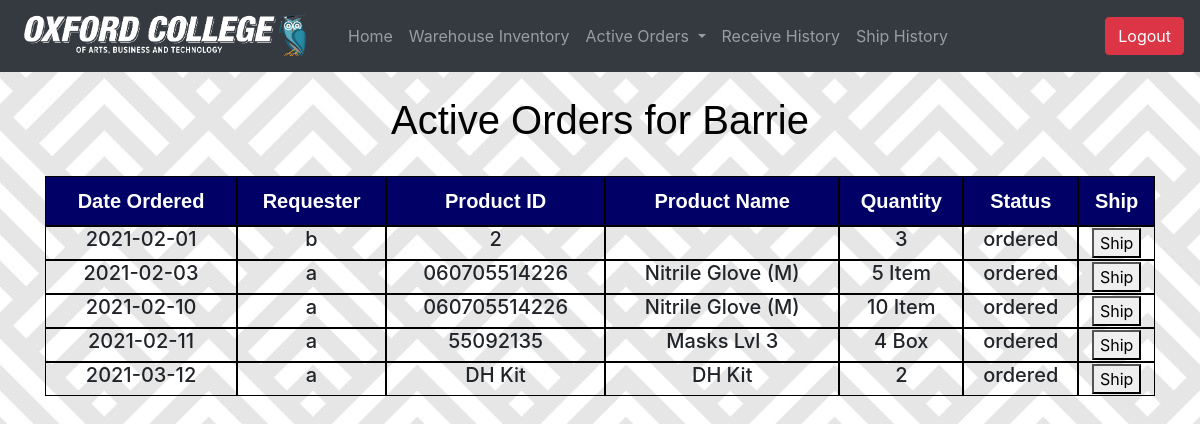
The app's page /purchasing/wm/wm_active_requests.php?campus=Barrie (signed in) with its own data.
### tables this page shows
CREATE TABLE IF NOT EXISTS `requests` (
  `id` int(11) NOT NULL AUTO_INCREMENT,
  `r_id` int(11) NOT NULL,
  `username` varchar(255) NOT NULL,
  `campus` varchar(255) NOT NULL,
  `product_id` varchar(99) NOT NULL,
  `supplier` varchar(99) NOT NULL,
  `quantity` int(11) NOT NULL,
  `unit_price` double NOT NULL,
  `status` varchar(255) NOT NULL DEFAULT 'pending',
  `time` timestamp NOT NULL DEFAULT CURRENT_TIMESTAMP,
  `update_time` timestamp NOT NULL DEFAULT CURRENT_TIMESTAMP ON UPDATE CURRENT_TIMESTAMP,
  `comments` text,
  `po_number` int(11) DEFAULT NULL,
  PRIMARY KEY (`id`)
);

### purchasing/wm/wm_active_requests.php (the view, shortened to what this page needs)
<?php
  if (isset($_SESSION['loggedin']) && $_SESSION['loggedin'] == true && $_SESSION['role'] == 'warehouse') {
    include("wm_topbar.php");
  } else {
    header("Location: C:/wamp64/www/index.php");
    exit();
  }
  $campus = $_GET['campus'];
?>
<html lang="en" dir="ltr">
  <head>
  </head>
  <body>
    <br>
    <h4 class="outside">Active Orders for <?php echo $campus; ?></h4>
    <br>
    <div class="container">
      <?php
        $query = "SELECT DATE(time), username, product_id, quantity, status, r_id FROM requests WHERE status='ordered' AND campus='$campus';";
        $result = mysqli_query($conn, $query);
        if (mysqli_num_rows($result) == 0) {
          echo "<h5>There are no active orders at this time</h5>";
        }
        else {
        ?>
        <div class="row-">
          <div class="column- header">
            <b>Date Ordered</b>
          </div>
          <div class="column- header">
            <b>Requester</b>
          </div>
          <div class="column- header">
            <b>Product ID</b>
          </div>
          <div class="column- header">
            <b>Product Name</b>
          </div>
          <div class="column- header">
            <b>Quantity</b>
          </div>
          <div class="column- header">
            <b>Status</b>
          </div>
          <div class="column- header">
            <b>Ship</b>
          </div>
        </div>
        <?php
          $opt = "";
          while ($row = mysqli_fetch_assoc($result)) {
            $rid = $row['r_id'];
            $pid = $row['product_id'];
            $opt .= " <div class='row-'>
                        <div class='content'>
                          <h5>" .$row['DATE(time)']. "</h5>
                        </div>
                        <div class='content'>
                          <h5>" .$row['username']. "</h5>
                        </div>
                        <div class='content'>
                          <h5>$pid</h5>
                        </div>";
            $query2 = "SELECT name, unit FROM product WHERE product_id='$pid';";
            $result2 = mysqli_query($conn, $query2);
            $row2 = mysqli_fetch_assoc($result2);
            $name = $row2['name'];
            $opt .= "   <div class='content'>
                          <h5>$name</h5>
                        </div>
                        <div class='content'>
                          <h5>" .$row['quantity']. " " .$row2['unit']. "</h5>
                        </div>
                        <div class='content'>
                          <h5>" .$row['status']. "</h5>
                        </div>
                        <div class='content'>
                          <a href='wm_ship_item.php?rid=$rid&pid=$pid'><button type='button'>Ship</button></a>
                        </div>
                      </div>";
          }
          echo $opt;
        }
      ?>
    </div>
  </body>
</html>

### purchasing/wm/wm_topbar.php (style rules this page uses)
a:link { color: black; }

### purchasing/wm/wm_active_requests.php (style rules this page uses)
body { margin: 0 auto; background-image: url(../img/bg2.jpg); }
.container { display: table; }
.outside { font-size: 40px; color: Black; font-family: Tahoma, Geneva, sans-serif; text-align:center; }
.row- { display: table-row; }
.header { display: table-cell; height: 50px; background: #006; color: #FFF; font-size: 20px; font-family: Tahoma, Geneva, sans-serif; border: 1px solid black; text-align:center; vertical-align: middle; }
.content { display: table-cell; height: 30px; border: 1px solid black; text-align:center; vertical-align: middle; }

### records on screen
requests: DATE "2021-02-01", username "b", product "2", quantity "3", status "ordered"
requests: DATE "2021-02-03", username "a", product "060705514226", name "Nitrile Glove (M)", quantity "5", unit "Item", status "ordered"
requests: DATE "2021-02-10", username "a", product "060705514226", name "Nitrile Glove (M)", quantity "10", unit "Item", status "ordered"
requests: DATE "2021-02-11", username "a", product "55092135", name "Masks Lvl 3", quantity "4", unit "Box", status "ordered"
requests: DATE "2021-03-12", username "a", product "DH Kit", name "DH Kit", quantity "2", status "ordered"

### other values on screen
$campus "Barrie"
